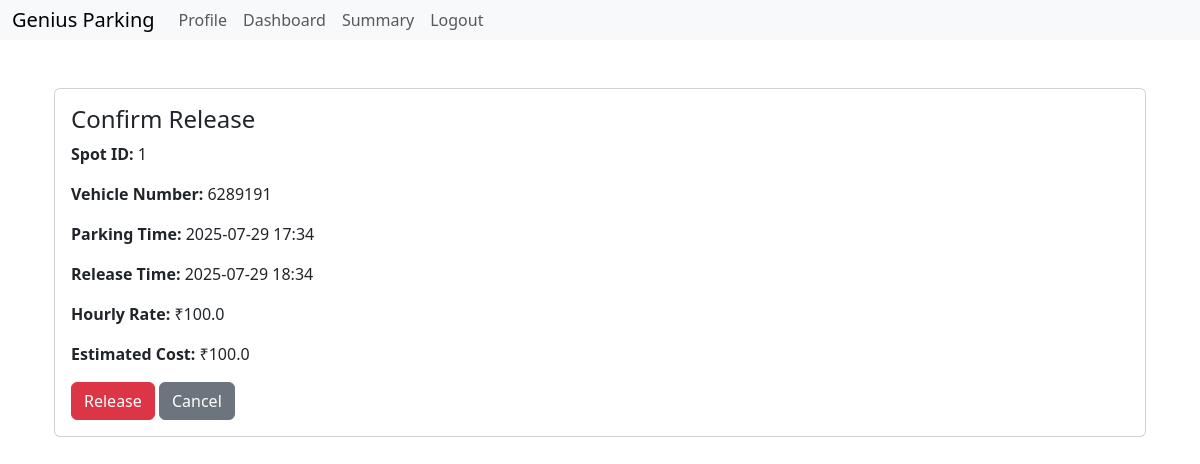
Screenshot of /release/1 (signed in) with the database file from the repository.
### models.py (models this page shows, shortened)
class Reserve_Parking_Spot(db.Model):
    _tablename_ = 'reserve_parking_spot'
    id = db.Column(db.Integer, primary_key=True)
    spot_id = db.Column(db.Integer, db.ForeignKey('parking_spot.id'), nullable=False)
    lot_id = db.Column(db.Integer, db.ForeignKey('parking_lot.id'), nullable=False)
    user_id = db.Column(db.Integer, db.ForeignKey('user.id'), nullable=False)
    parking_timestamp = db.Column(db.DateTime, nullable=False)
    leaving_timestamp = db.Column(db.DateTime, nullable=True)
    parking_cost = db.Column(db.Float)
    vehicle_no = db.Column(db.String(20), nullable=False)
    parking_lot = db.relationship('Parking_Lot')
    parking_spot = db.relationship('Parking_Spot', backref='reserve_parking_spot', lazy=True)
    user = db.relationship('User', backref='reserve_parking_spot', lazy=True)

class Parking_Lot(db.Model):
    __tablename__ = 'parking_lot'
    id = db.Column(db.Integer, primary_key=True)
    prime_location_name = db.Column(db.String(100), nullable=False)
    price = db.Column(db.Float, nullable=False)
    address = db.Column(db.String(255), nullable=False)
    pincode = db.Column(db.String(10), nullable=False)
    maximum_number_of_spots = db.Column(db.Integer, nullable=False)
    user_id = db.Column(db.Integer, db.ForeignKey('user.id'), nullable=False)
    parking_spot = db.relationship('Parking_Spot', back_populates='parking_lot', lazy=True)

### routes.py (the view, shortened to what this page needs)
@app.route('/release/<int:reservation_id>', methods=['GET', 'POST'])
@auth_checker
def release_parking(reservation_id):
    reservation = Reserve_Parking_Spot.query.get_or_404(reservation_id)
    lot = Parking_Lot.query.get_or_404(reservation.lot_id)
    spot = Parking_Spot.query.get_or_404(reservation.spot_id)
    now = datetime.utcnow()
    delta = now - reservation.parking_timestamp
    hours = max(1, int(delta.total_seconds() // 3600))
    estimated_cost = round(hours * lot.price, 2)
    return render_template(
        'spot_release.html',
        reservation=reservation,
        lot=lot,
        now=now,
        estimated_cost=estimated_cost,
        user = User.query.get(session['user_id'])
    )

### app.py (called while the page is built)
@app.context_processor
def inject_now():
    return {'now': lambda: datetime.now().strftime("%Y-%m-%d %H:%M:%S")}

### routes.py (called while the page is built)
def auth_checker(func):
    @wraps(func)
    def core(*args, **kwargs):
        if 'user_id' not in session:
            flash('Please login first!', 'danger')
            return redirect(url_for('login'))
        return func(*args, **kwargs)
    return core

### templates/spot_release.html
{% extends 'layout.html' %}
{% block content %}
<div class="container mt-5">
    <div class="card">
        <div class="card-body">
            <h4>Confirm Release</h4>
            <p><strong>Spot ID:</strong> {{ reservation.spot_id }}</p>
            <p><strong>Vehicle Number:</strong> {{ reservation.vehicle_no }}</p>
            <p><strong>Parking Time:</strong> {{ reservation.parking_timestamp.strftime('%Y-%m-%d %H:%M') }}</p>
            <p><strong>Release Time:</strong> {{ now.strftime('%Y-%m-%d %H:%M') }}</p>
            <p><strong>Hourly Rate:</strong> ₹{{ lot.price }}</p>
            <p><strong>Estimated Cost:</strong> ₹{{ estimated_cost }}</p>
            <form method="POST">
                <button type="submit" class="btn btn-danger">Release</button>
                <a href="{{ url_for('user_dashboard') }}" class="btn btn-secondary">Cancel</a>
            </form>
        </div>
    </div>
</div>
{% endblock %}

### rows the page displays
Reserve_Parking_Spot: spot_id "1", vehicle_no "6289191", parking_timestamp "2025-07-29 17:34"
Parking_Lot: price "100.0"

### other values shown
{{ estimated_cost }} "100.0"
